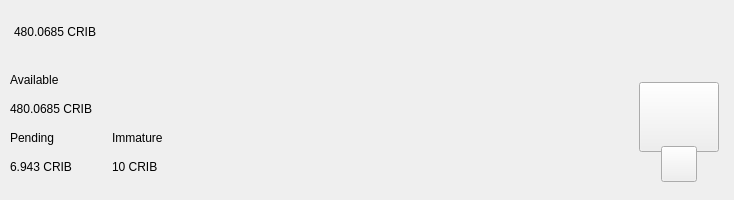
<?xml version="1.0" encoding="UTF-8"?>
<ui version="4.0">
 <class>TopBar</class>
 <widget class="QWidget" name="TopBar">
  <property name="geometry">
   <rect>
    <x>0</x>
    <y>0</y>
    <width>734</width>
    <height>200</height>
   </rect>
  </property>
  <property name="minimumSize">
   <size>
    <width>0</width>
    <height>200</height>
   </size>
  </property>
  <property name="maximumSize">
   <size>
    <width>16777215</width>
    <height>200</height>
   </size>
  </property>
  <property name="windowTitle">
   <string>Form</string>
  </property>
  <layout class="QVBoxLayout" name="verticalLayout_10" stretch="0">
   <property name="spacing">
    <number>0</number>
   </property>
   <property name="leftMargin">
    <number>0</number>
   </property>
   <property name="topMargin">
    <number>0</number>
   </property>
   <property name="rightMargin">
    <number>0</number>
   </property>
   <property name="bottomMargin">
    <number>0</number>
   </property>
   <item>
    <widget class="PFBorderImage" name="containerTop">
     <layout class="QVBoxLayout" name="verticalLayout_11">
      <property name="spacing">
       <number>0</number>
      </property>
      <property name="leftMargin">
       <number>0</number>
      </property>
      <property name="topMargin">
       <number>0</number>
      </property>
      <property name="rightMargin">
       <number>0</number>
      </property>
      <property name="bottomMargin">
       <number>0</number>
      </property>
      <item>
       <widget class="QWidget" name="top_container_2" native="true">
        <property name="minimumSize">
         <size>
          <width>0</width>
          <height>65</height>
         </size>
        </property>
        <layout class="QHBoxLayout" name="top_container">
         <property name="spacing">
          <number>0</number>
         </property>
         <property name="leftMargin">
          <number>14</number>
         </property>
         <property name="topMargin">
          <number>0</number>
         </property>
         <property name="rightMargin">
          <number>14</number>
         </property>
         <property name="bottomMargin">
          <number>0</number>
         </property>
         <item alignment="Qt::AlignVCenter">
          <widget class="QWidget" name="widgetTopAmount" native="true">
           <property name="sizePolicy">
            <sizepolicy hsizetype="Preferred" vsizetype="Maximum">
             <horstretch>0</horstretch>
             <verstretch>0</verstretch>
            </sizepolicy>
           </property>
           <layout class="QHBoxLayout" name="horizontalLayout_5">
            <property name="spacing">
             <number>0</number>
            </property>
            <property name="leftMargin">
             <number>0</number>
            </property>
            <property name="topMargin">
             <number>0</number>
            </property>
            <property name="rightMargin">
             <number>0</number>
            </property>
            <property name="bottomMargin">
             <number>0</number>
            </property>
            <item alignment="Qt::AlignTop">
             <widget class="QLabel" name="labelAmountTopPiv">
              <property name="minimumSize">
               <size>
                <width>0</width>
                <height>36</height>
               </size>
              </property>
              <property name="styleSheet">
               <string notr="true">padding:0px;margin:0px;</string>
              </property>
              <property name="text">
               <string notr="true">480.0685 CRIB</string>
              </property>
             </widget>
            </item>
           </layout>
          </widget>
         </item>
         <item>
          <spacer name="horizontalSpacer">
           <property name="orientation">
            <enum>Qt::Horizontal</enum>
           </property>
           <property name="sizeHint" stdset="0">
            <size>
             <width>40</width>
             <height>20</height>
            </size>
           </property>
          </spacer>
         </item>
         <item>
          <layout class="QHBoxLayout" name="horizontalLayout_4">
           <property name="spacing">
            <number>12</number>
           </property>
           <property name="rightMargin">
            <number>0</number>
           </property>
           <item alignment="Qt::AlignRight">
            <widget class="QWidget" name="layoutSync" native="true">
             <property name="minimumSize">
              <size>
               <width>0</width>
               <height>36</height>
              </size>
             </property>
             <property name="maximumSize">
              <size>
               <width>16777215</width>
               <height>36</height>
              </size>
             </property>
             <layout class="QVBoxLayout" name="verticalLayout_9">
              <property name="leftMargin">
               <number>0</number>
              </property>
              <property name="topMargin">
               <number>0</number>
              </property>
              <property name="rightMargin">
               <number>0</number>
              </property>
              <property name="bottomMargin">
               <number>0</number>
              </property>
              <item>
               <widget class="ExpandableButton" name="pushButtonSync" native="true">
                <property name="minimumSize">
                 <size>
                  <width>36</width>
                  <height>36</height>
                 </size>
                </property>
                <property name="maximumSize">
                 <size>
                  <width>16777215</width>
                  <height>36</height>
                 </size>
                </property>
               </widget>
              </item>
             </layout>
            </widget>
           </item>
           <item>
            <widget class="ExpandableButton" name="pushButtonHDUpgrade" native="true">
             <property name="minimumSize">
              <size>
               <width>36</width>
               <height>36</height>
              </size>
             </property>
            </widget>
           </item>
           <item>
            <widget class="ExpandableButton" name="pushButtonStack" native="true">
             <property name="minimumSize">
              <size>
               <width>36</width>
               <height>36</height>
              </size>
             </property>
            </widget>
           </item>
           <item>
            <widget class="ExpandableButton" name="pushButtonColdStaking" native="true">
             <property name="minimumSize">
              <size>
               <width>36</width>
               <height>36</height>
              </size>
             </property>
            </widget>
           </item>
           <item>
            <widget class="ExpandableButton" name="pushButtonConnection" native="true">
             <property name="minimumSize">
              <size>
               <width>36</width>
               <height>36</height>
              </size>
             </property>
            </widget>
           </item>
           <item>
            <widget class="ExpandableButton" name="pushButtonTor" native="true">
             <property name="minimumSize">
              <size>
               <width>36</width>
               <height>36</height>
              </size>
             </property>
            </widget>
           </item>
           <item>
            <widget class="ExpandableButton" name="pushButtonLock" native="true">
             <property name="sizePolicy">
              <sizepolicy hsizetype="Expanding" vsizetype="Expanding">
               <horstretch>0</horstretch>
               <verstretch>0</verstretch>
              </sizepolicy>
             </property>
             <property name="minimumSize">
              <size>
               <width>36</width>
               <height>0</height>
              </size>
             </property>
            </widget>
           </item>
           <item>
            <widget class="ExpandableButton" name="pushButtonTheme" native="true">
             <property name="minimumSize">
              <size>
               <width>36</width>
               <height>36</height>
              </size>
             </property>
             <property name="maximumSize">
              <size>
               <width>16777215</width>
               <height>36</height>
              </size>
             </property>
            </widget>
           </item>
           <item>
            <widget class="ExpandableButton" name="pushButtonFAQ" native="true">
             <property name="minimumSize">
              <size>
               <width>36</width>
               <height>36</height>
              </size>
             </property>
            </widget>
           </item>
          </layout>
         </item>
        </layout>
       </widget>
      </item>
      <item>
       <widget class="QWidget" name="bottom_container" native="true">
        <property name="minimumSize">
         <size>
          <width>0</width>
          <height>135</height>
         </size>
        </property>
        <layout class="QHBoxLayout" name="botton_container">
         <property name="leftMargin">
          <number>10</number>
         </property>
         <property name="topMargin">
          <number>0</number>
         </property>
         <property name="rightMargin">
          <number>10</number>
         </property>
         <property name="bottomMargin">
          <number>10</number>
         </property>
         <item>
          <layout class="QHBoxLayout" name="horizontalLayout_3">
           <property name="bottomMargin">
            <number>9</number>
           </property>
           <item>
            <layout class="QVBoxLayout" name="verticalLayout_7">
             <property name="spacing">
              <number>0</number>
             </property>
             <property name="leftMargin">
              <number>0</number>
             </property>
             <property name="rightMargin">
              <number>30</number>
             </property>
             <item>
              <layout class="QVBoxLayout" name="verticalLayout_2">
               <item>
                <widget class="QLabel" name="labelTitle1">
                 <property name="text">
                  <string>Available</string>
                 </property>
                </widget>
               </item>
               <item>
                <widget class="QLabel" name="labelAmountPiv">
                 <property name="text">
                  <string notr="true">480.0685 CRIB</string>
                 </property>
                </widget>
               </item>
              </layout>
             </item>
             <item>
              <layout class="QHBoxLayout" name="horizontalLayout_2">
               <property name="spacing">
                <number>0</number>
               </property>
               <item>
                <layout class="QVBoxLayout" name="verticalLayout_3">
                 <item>
                  <widget class="QLabel" name="labelTitle3">
                   <property name="text">
                    <string>Pending</string>
                   </property>
                  </widget>
                 </item>
                 <item>
                  <widget class="QLabel" name="labelPendingPiv">
                   <property name="text">
                    <string notr="true">6.943 CRIB</string>
                   </property>
                  </widget>
                 </item>
                </layout>
               </item>
               <item>
                <spacer name="horizontalSpacer_3">
                 <property name="orientation">
                  <enum>Qt::Horizontal</enum>
                 </property>
                 <property name="sizeType">
                  <enum>QSizePolicy::Fixed</enum>
                 </property>
                 <property name="sizeHint" stdset="0">
                  <size>
                   <width>40</width>
                   <height>20</height>
                  </size>
                 </property>
                </spacer>
               </item>
               <item>
                <layout class="QVBoxLayout" name="verticalLayout_4">
                 <item>
                  <widget class="QLabel" name="labelTitle4">
                   <property name="text">
                    <string>Immature</string>
                   </property>
                  </widget>
                 </item>
                 <item>
                  <widget class="QLabel" name="labelImmaturePiv">
                   <property name="text">
                    <string notr="true">10 CRIB</string>
                   </property>
                  </widget>
                 </item>
                </layout>
               </item>
              </layout>
             </item>
            </layout>
           </item>
          </layout>
         </item>
         <item>
          <spacer name="horizontalSpacer_2">
           <property name="orientation">
            <enum>Qt::Horizontal</enum>
           </property>
           <property name="sizeHint" stdset="0">
            <size>
             <width>40</width>
             <height>20</height>
            </size>
           </property>
          </spacer>
         </item>
         <item alignment="Qt::AlignHCenter|Qt::AlignVCenter">
          <widget class="QWidget" name="qrContainer" native="true">
           <property name="sizePolicy">
            <sizepolicy hsizetype="Preferred" vsizetype="Minimum">
             <horstretch>0</horstretch>
             <verstretch>0</verstretch>
            </sizepolicy>
           </property>
           <property name="minimumSize">
            <size>
             <width>90</width>
             <height>110</height>
            </size>
           </property>
           <property name="maximumSize">
            <size>
             <width>90</width>
             <height>110</height>
            </size>
           </property>
           <layout class="QVBoxLayout" name="containerQR">
            <property name="spacing">
             <number>0</number>
            </property>
            <property name="leftMargin">
             <number>5</number>
            </property>
            <property name="topMargin">
             <number>10</number>
            </property>
            <property name="rightMargin">
             <number>5</number>
            </property>
            <property name="bottomMargin">
             <number>0</number>
            </property>
            <item>
             <widget class="QPushButton" name="btnQr">
              <property name="minimumSize">
               <size>
                <width>70</width>
                <height>70</height>
               </size>
              </property>
              <property name="maximumSize">
               <size>
                <width>16777215</width>
                <height>70</height>
               </size>
              </property>
              <property name="focusPolicy">
               <enum>Qt::NoFocus</enum>
              </property>
              <property name="text">
               <string/>
              </property>
              <property name="iconSize">
               <size>
                <width>70</width>
                <height>70</height>
               </size>
              </property>
             </widget>
            </item>
            <item>
             <spacer name="verticalSpacer">
              <property name="orientation">
               <enum>Qt::Vertical</enum>
              </property>
              <property name="sizeType">
               <enum>QSizePolicy::Fixed</enum>
              </property>
              <property name="sizeHint" stdset="0">
               <size>
                <width>20</width>
                <height>20</height>
               </size>
              </property>
             </spacer>
            </item>
            <item alignment="Qt::AlignHCenter|Qt::AlignBottom">
             <widget class="QPushButton" name="pushButtonQR">
              <property name="minimumSize">
               <size>
                <width>36</width>
                <height>36</height>
               </size>
              </property>
              <property name="maximumSize">
               <size>
                <width>36</width>
                <height>36</height>
               </size>
              </property>
              <property name="focusPolicy">
               <enum>Qt::NoFocus</enum>
              </property>
              <property name="text">
               <string/>
              </property>
             </widget>
            </item>
           </layout>
          </widget>
         </item>
        </layout>
       </widget>
      </item>
     </layout>
    </widget>
   </item>
  </layout>
 </widget>
 <customwidgets>
  <customwidget>
   <class>ExpandableButton</class>
   <extends>QWidget</extends>
   <header>qt/cribs/expandablebutton.h</header>
   <container>1</container>
  </customwidget>
  <customwidget>
   <class>PFBorderImage</class>
   <extends>QFrame</extends>
   <header>qt/cribs/pfborderimage.h</header>
   <container>1</container>
  </customwidget>
 </customwidgets>
 <resources/>
 <connections/>
</ui>
